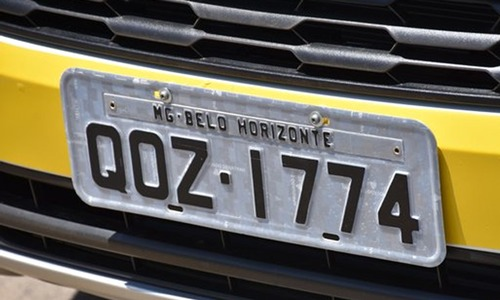
//> input picture 7º Periodo Computacao/Processamento de Imagens/programas/prova1/pergunta3/placa.jpg, 500 x 300 px
$ ./main   (built with g++ and OpenCV 4)
//> lines starting //> are read from the running program, lines starting //| are printed output that depends on the picture; after the words box and inside, x2 and y2 are one past the last pixel; in counts of white or black regions, pixels touching at a corner belong together
#include <opencv2/opencv.hpp>
#include <iostream>

using namespace cv;
using namespace std;


int main() {
    Mat imagem;

    Vec3b pixel, vermelho{0, 0, 255};

    imagem = imread("placa.jpg", IMREAD_COLOR);
//> imagem is the input picture: 300 rows x 500 cols, CV_8UC3; mean B, G, R 85.8, 97.9, 101.4

    imshow("Foto", imagem);

    for (int i=0; i<imagem.rows; i++) {
        for(int j=0; j<imagem.cols; j++) {
            pixel = imagem.at<Vec3b>(i, j);
            if (pixel[0] <= 60 && pixel[1] <= 60 && pixel[2] <= 60
            && pixel[0] >= 20 && pixel[1] >= 20 && pixel[2] >= 20) {
                imagem.at<Vec3b>(i,j) = vermelho;
             }
        }
    }
//> this loop made 300 passes
//> pixel on passes 1 to 3: [15, 10, 9], [18, 13, 12], [23, 16, 13]
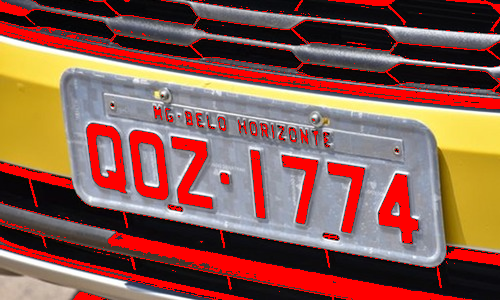
//> imagem: 300 rows x 500 cols, CV_8UC3; 16.47% of pixels changed, all inside (x1, y1, x2, y2) = (0, 0, 500, 300)
//> after the loop, pixel = [14, 11, 13]

    imshow("Foto Alterada", imagem);

    waitKey(0);
    return 0;
}
